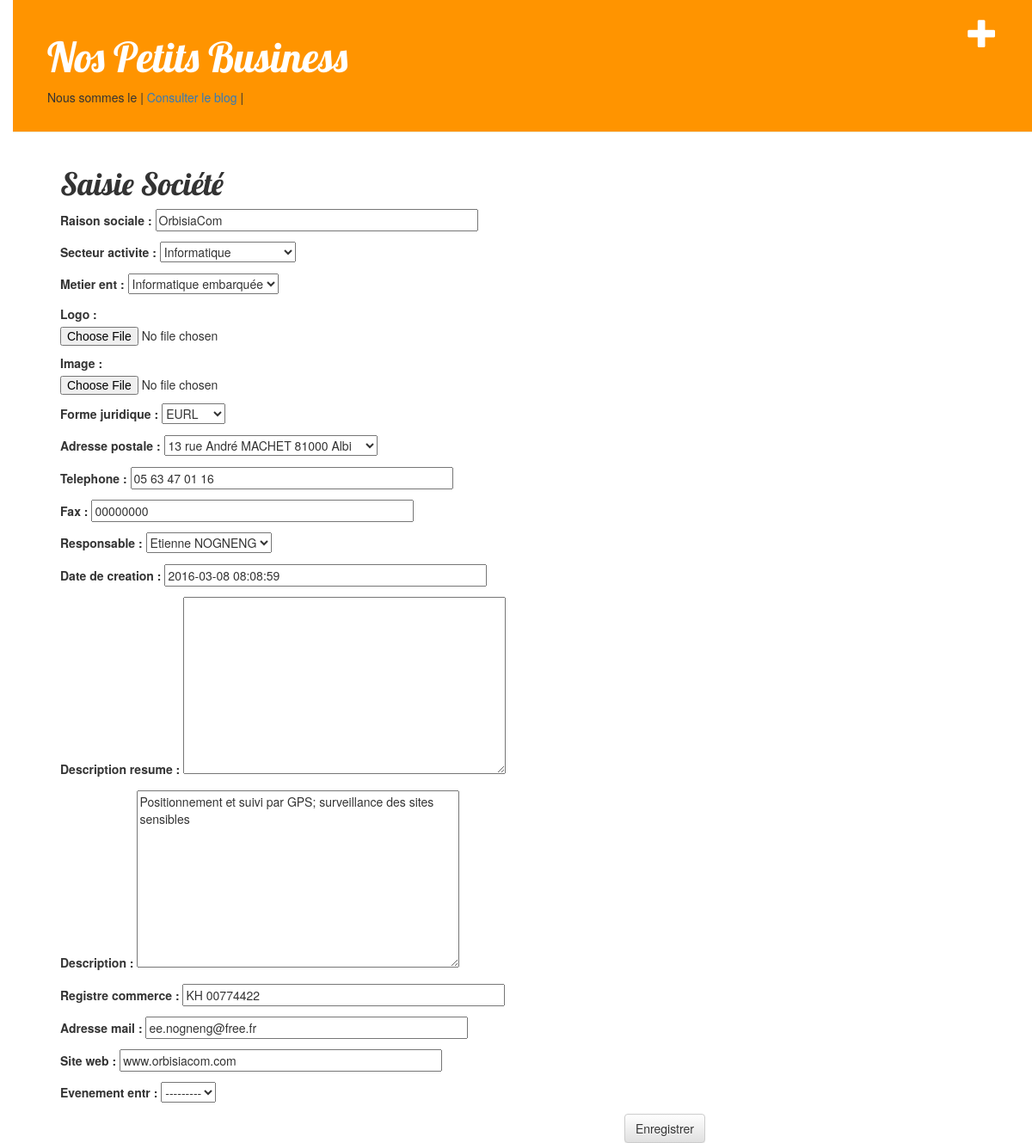
Screenshot of /entr/2/edit/ with the database file from the repository.
### boite/models.py (models this page shows, shortened)
class Entreprise(models.Model):
    raison_sociale = models.CharField(max_length=42)
    secteur_activite = models.ForeignKey('Secteur_Activ')	# Liaison avec le modèle Secteur_Activ
    metier_ent = models.ForeignKey('Metier_Activ')		# Liaison avec le modèle Metier_Activ
    logo = models.ImageField(upload_to="logos/", null=True)     # Dossier des logos
    image = models.ImageField(upload_to="photos/", null=True)   # Dossier des logos
    forme_juridique = models.ForeignKey('Forme_Juri')		# Liaison avec le modèle Forme_Juri
    adresse_postale = models.ForeignKey('Adresse_Post', null=True)		# Liaison avec le modèle Adresse_Post
    telephone = models.CharField(max_length=15, null=True)
    fax = models.CharField(max_length=15, null=True)
    responsable = models.ForeignKey('Respon_Boite')		# Liaison avec le modèle Respon_Boite
    date_creation = models.DateTimeField(auto_now=False,
                                verbose_name="Date de creation", null=True)
    description_resume = models.TextField(null=True)
    description = models.TextField(null=True)
    registre_commerce = models.CharField(max_length=42)
    adresse_mail = models.CharField(max_length=81)
    site_web = models.CharField(max_length=100, null=True)
    evenement_entr = models.ForeignKey('Evenement', null=True)		# Evénement de l'entreprise

### boite/views.py (the view)
# urls.py: url(r'^entr/(?P<pk>[0-9]+)/edit/$', views.entr_edit, name='entr_edit'),
def entr_edit(request, pk):
    entr = get_object_or_404(Entreprise, pk=pk)
    if request.method == "POST":
        form = EntrepriseForm(request.POST, instance=entr)
        if form.is_valid():
            entr = form.save(commit=False)
            entr.responsable = request.user
            entr.date_creation = timezone.now()
            entr.save()
            return redirect('boite.views.entr_detail', pk=entr.pk)
    else:
        form = EntrepriseForm(instance=entr)
    return render(request, 'boite/entr_edit.html', {'form': form})

### boite/forms.py
class EntrepriseForm(forms.ModelForm):
    class Meta:
        model = Entreprise
        fields = '__all__'

### boite/models.py (called while the page is built)
    def __str__(self):
        return self.libelle_sect

    def __str__(self):
        return self.libelle_meti

    def __str__(self):
        return self.libelle_juri

    def __str__(self):
        return self.numero_et_rue+" "+self.code_postal_commune

    def __str__(self):
        return self.prenom_resp+" "+self.nom_resp

### boite/templates/boite/entr_edit.html
{% extends 'boite/base.html' %}
{% block content %}
    <h1>Saisie Société</h1>
    <form method="POST" class="post-form">{% csrf_token %}
        {{ form.as_p }}
        <button type="submit" class="save btn btn-default">Enregistrer</button>
    </form>
{% endblock %}

### boite/static/css/boite.css (style rules this page uses)
body { padding-left: 15px; }
h1, h2, h3, h4 { font-family: 'Lobster', cursive; }
.save { float: right; }
.post-form textarea, .post-form input { width: 50%; }

### rows the page displays
Entreprise: raison_sociale "OrbisiaCom", secteur_activite "Informatique", metier_ent "Informatique embarquée", forme_juridique "EURL", adresse_postale "13 rue André MACHET 81000 Albi", telephone "05 63 47 01 16", fax "00000000", responsable "Etienne NOGNENG", date_creation "2016-03-08 08:08:59", description "Positionnement et suivi par GPS; surveillance des sites sensibles", registre_commerce "KH 00774422", adresse_mail "ee.nogneng@free.fr", site_web "www.orbisiacom.com", evenement_entr "---------"
